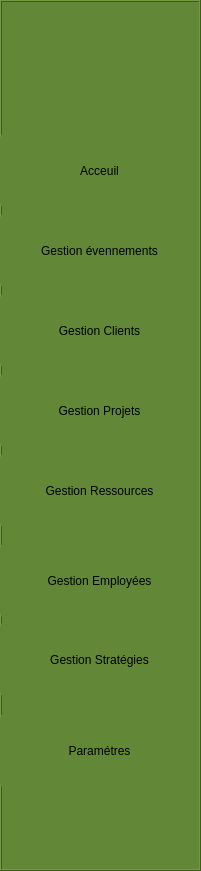
   <widget class="QFrame" name="barreverticale">
    <property name="geometry">
     <rect>
      <x>0</x>
      <y>0</y>
      <width>201</width>
      <height>871</height>
     </rect>
    </property>
    <property name="palette">
     <palette>
      <active>
       <colorrole role="WindowText">
        <brush brushstyle="SolidPattern">
         <color alpha="255">
          <red>0</red>
          <green>0</green>
          <blue>0</blue>
         </color>
        </brush>
       </colorrole>
       <colorrole role="Button">
        <brush brushstyle="SolidPattern">
         <color alpha="255">
          <red>98</red>
          <green>135</green>
          <blue>55</blue>
         </color>
        </brush>
       </colorrole>
       <colorrole role="Light">
        <brush brushstyle="SolidPattern">
         <color alpha="255">
          <red>159</red>
          <green>207</green>
          <blue>54</blue>
         </color>
        </brush>
       </colorrole>
       <colorrole role="Midlight">
        <brush brushstyle="SolidPattern">
         <color alpha="255">
          <red>132</red>
          <green>172</green>
          <blue>45</blue>
         </color>
        </brush>
       </colorrole>
       <colorrole role="Dark">
        <brush brushstyle="SolidPattern">
         <color alpha="255">
          <red>53</red>
          <green>69</green>
          <blue>18</blue>
         </color>
        </brush>
       </colorrole>
       <colorrole role="Mid">
        <brush brushstyle="SolidPattern">
         <color alpha="255">
          <red>71</red>
          <green>92</green>
          <blue>24</blue>
         </color>
        </brush>
       </colorrole>
       <colorrole role="Text">
        <brush brushstyle="SolidPattern">
         <color alpha="255">
          <red>0</red>
          <green>0</green>
          <blue>0</blue>
         </color>
        </brush>
       </colorrole>
       <colorrole role="BrightText">
        <brush brushstyle="SolidPattern">
         <color alpha="255">
          <red>255</red>
          <green>255</green>
          <blue>255</blue>
         </color>
        </brush>
       </colorrole>
       <colorrole role="ButtonText">
        <brush brushstyle="SolidPattern">
         <color alpha="255">
          <red>0</red>
          <green>0</green>
          <blue>0</blue>
         </color>
        </brush>
       </colorrole>
       <colorrole role="Base">
        <brush brushstyle="SolidPattern">
         <color alpha="255">
          <red>98</red>
          <green>135</green>
          <blue>55</blue>
         </color>
        </brush>
       </colorrole>
       <colorrole role="Window">
        <brush brushstyle="SolidPattern">
         <color alpha="255">
          <red>98</red>
          <green>135</green>
          <blue>55</blue>
         </color>
        </brush>
       </colorrole>
       <colorrole role="Shadow">
        <brush brushstyle="SolidPattern">
         <color alpha="255">
          <red>0</red>
          <green>0</green>
          <blue>0</blue>
         </color>
        </brush>
       </colorrole>
       <colorrole role="AlternateBase">
        <brush brushstyle="SolidPattern">
         <color alpha="255">
          <red>180</red>
          <green>196</green>
          <blue>145</blue>
         </color>
        </brush>
       </colorrole>
       <colorrole role="ToolTipBase">
        <brush brushstyle="SolidPattern">
         <color alpha="255">
          <red>255</red>
          <green>255</green>
          <blue>220</blue>
         </color>
        </brush>
       </colorrole>
       <colorrole role="ToolTipText">
        <brush brushstyle="SolidPattern">
         <color alpha="255">
          <red>0</red>
          <green>0</green>
          <blue>0</blue>
         </color>
        </brush>
       </colorrole>
       <colorrole role="PlaceholderText">
        <brush brushstyle="SolidPattern">
         <color alpha="127">
          <red>0</red>
          <green>0</green>
          <blue>0</blue>
         </color>
        </brush>
       </colorrole>
       <colorrole role="Accent">
        <brush brushstyle="SolidPattern">
         <color alpha="255">
          <red>255</red>
          <green>255</green>
          <blue>255</blue>
         </color>
        </brush>
       </colorrole>
      </active>
      <inactive>
       <colorrole role="WindowText">
        <brush brushstyle="SolidPattern">
         <color alpha="255">
          <red>0</red>
          <green>0</green>
          <blue>0</blue>
         </color>
        </brush>
       </colorrole>
       <colorrole role="Button">
        <brush brushstyle="SolidPattern">
         <color alpha="255">
          <red>98</red>
          <green>135</green>
          <blue>55</blue>
         </color>
        </brush>
       </colorrole>
       <colorrole role="Light">
        <brush brushstyle="SolidPattern">
         <color alpha="255">
          <red>159</red>
          <green>207</green>
          <blue>54</blue>
         </color>
        </brush>
       </colorrole>
       <colorrole role="Midlight">
        <brush brushstyle="SolidPattern">
         <color alpha="255">
          <red>132</red>
          <green>172</green>
          <blue>45</blue>
         </color>
        </brush>
       </colorrole>
       <colorrole role="Dark">
        <brush brushstyle="SolidPattern">
         <color alpha="255">
          <red>53</red>
          <green>69</green>
          <blue>18</blue>
         </color>
        </brush>
       </colorrole>
       <colorrole role="Mid">
        <brush brushstyle="SolidPattern">
         <color alpha="255">
          <red>71</red>
          <green>92</green>
          <blue>24</blue>
         </color>
        </brush>
       </colorrole>
       <colorrole role="Text">
        <brush brushstyle="SolidPattern">
         <color alpha="255">
          <red>0</red>
          <green>0</green>
          <blue>0</blue>
         </color>
        </brush>
       </colorrole>
       <colorrole role="BrightText">
        <brush brushstyle="SolidPattern">
         <color alpha="255">
          <red>255</red>
          <green>255</green>
          <blue>255</blue>
         </color>
        </brush>
       </colorrole>
       <colorrole role="ButtonText">
        <brush brushstyle="SolidPattern">
         <color alpha="255">
          <red>0</red>
          <green>0</green>
          <blue>0</blue>
         </color>
        </brush>
       </colorrole>
       <colorrole role="Base">
        <brush brushstyle="SolidPattern">
         <color alpha="255">
          <red>98</red>
          <green>135</green>
          <blue>55</blue>
         </color>
        </brush>
       </colorrole>
       <colorrole role="Window">
        <brush brushstyle="SolidPattern">
         <color alpha="255">
          <red>98</red>
          <green>135</green>
          <blue>55</blue>
         </color>
        </brush>
       </colorrole>
       <colorrole role="Shadow">
        <brush brushstyle="SolidPattern">
         <color alpha="255">
          <red>0</red>
          <green>0</green>
          <blue>0</blue>
         </color>
        </brush>
       </colorrole>
       <colorrole role="AlternateBase">
        <brush brushstyle="SolidPattern">
         <color alpha="255">
          <red>180</red>
          <green>196</green>
          <blue>145</blue>
         </color>
        </brush>
       </colorrole>
       <colorrole role="ToolTipBase">
        <brush brushstyle="SolidPattern">
         <color alpha="255">
          <red>255</red>
          <green>255</green>
          <blue>220</blue>
         </color>
        </brush>
       </colorrole>
       <colorrole role="ToolTipText">
        <brush brushstyle="SolidPattern">
         <color alpha="255">
          <red>0</red>
          <green>0</green>
          <blue>0</blue>
         </color>
        </brush>
       </colorrole>
       <colorrole role="PlaceholderText">
        <brush brushstyle="SolidPattern">
         <color alpha="127">
          <red>0</red>
          <green>0</green>
          <blue>0</blue>
         </color>
        </brush>
       </colorrole>
       <colorrole role="Accent">
        <brush brushstyle="SolidPattern">
         <color alpha="255">
          <red>255</red>
          <green>255</green>
          <blue>255</blue>
         </color>
        </brush>
       </colorrole>
      </inactive>
      <disabled>
       <colorrole role="WindowText">
        <brush brushstyle="SolidPattern">
         <color alpha="255">
          <red>53</red>
          <green>69</green>
          <blue>18</blue>
         </color>
        </brush>
       </colorrole>
       <colorrole role="Button">
        <brush brushstyle="SolidPattern">
         <color alpha="255">
          <red>98</red>
          <green>135</green>
          <blue>55</blue>
         </color>
        </brush>
       </colorrole>
       <colorrole role="Light">
        <brush brushstyle="SolidPattern">
         <color alpha="255">
          <red>159</red>
          <green>207</green>
          <blue>54</blue>
         </color>
        </brush>
       </colorrole>
       <colorrole role="Midlight">
        <brush brushstyle="SolidPattern">
         <color alpha="255">
          <red>132</red>
          <green>172</green>
          <blue>45</blue>
         </color>
        </brush>
       </colorrole>
       <colorrole role="Dark">
        <brush brushstyle="SolidPattern">
         <color alpha="255">
          <red>53</red>
          <green>69</green>
          <blue>18</blue>
         </color>
        </brush>
       </colorrole>
       <colorrole role="Mid">
        <brush brushstyle="SolidPattern">
         <color alpha="255">
          <red>71</red>
          <green>92</green>
          <blue>24</blue>
         </color>
        </brush>
       </colorrole>
       <colorrole role="Text">
        <brush brushstyle="SolidPattern">
         <color alpha="255">
          <red>53</red>
          <green>69</green>
          <blue>18</blue>
         </color>
        </brush>
       </colorrole>
       <colorrole role="BrightText">
        <brush brushstyle="SolidPattern">
         <color alpha="255">
          <red>255</red>
          <green>255</green>
          <blue>255</blue>
         </color>
        </brush>
       </colorrole>
       <colorrole role="ButtonText">
        <brush brushstyle="SolidPattern">
         <color alpha="255">
          <red>53</red>
          <green>69</green>
          <blue>18</blue>
         </color>
        </brush>
       </colorrole>
       <colorrole role="Base">
        <brush brushstyle="SolidPattern">
         <color alpha="255">
          <red>98</red>
          <green>135</green>
          <blue>55</blue>
         </color>
        </brush>
       </colorrole>
       <colorrole role="Window">
        <brush brushstyle="SolidPattern">
         <color alpha="255">
          <red>98</red>
          <green>135</green>
          <blue>55</blue>
         </color>
        </brush>
       </colorrole>
       <colorrole role="Shadow">
        <brush brushstyle="SolidPattern">
         <color alpha="255">
          <red>0</red>
          <green>0</green>
          <blue>0</blue>
         </color>
        </brush>
       </colorrole>
       <colorrole role="AlternateBase">
        <brush brushstyle="SolidPattern">
         <color alpha="255">
          <red>106</red>
          <green>138</green>
          <blue>36</blue>
         </color>
        </brush>
       </colorrole>
       <colorrole role="ToolTipBase">
        <brush brushstyle="SolidPattern">
         <color alpha="255">
          <red>255</red>
          <green>255</green>
          <blue>220</blue>
         </color>
        </brush>
       </colorrole>
       <colorrole role="ToolTipText">
        <brush brushstyle="SolidPattern">
         <color alpha="255">
          <red>0</red>
          <green>0</green>
          <blue>0</blue>
         </color>
        </brush>
       </colorrole>
       <colorrole role="PlaceholderText">
        <brush brushstyle="SolidPattern">
         <color alpha="127">
          <red>53</red>
          <green>69</green>
          <blue>18</blue>
         </color>
        </brush>
       </colorrole>
       <colorrole role="Accent">
        <brush brushstyle="SolidPattern">
         <color alpha="255">
          <red>138</red>
          <green>179</green>
          <blue>47</blue>
         </color>
        </brush>
       </colorrole>
      </disabled>
     </palette>
    </property>
    <property name="mouseTracking">
     <bool>false</bool>
    </property>
    <property name="styleSheet">
     <string notr="true">background-color: rgb(98, 135, 55);
</string>
    </property>
    <property name="frameShape">
     <enum>QFrame::Shape::Box</enum>
    </property>
    <property name="frameShadow">
     <enum>QFrame::Shadow::Raised</enum>
    </property>
    <widget class="QLabel" name="label">
     <property name="geometry">
      <rect>
       <x>30</x>
       <y>10</y>
       <width>131</width>
       <height>111</height>
      </rect>
     </property>
     <property name="styleSheet">
      <string notr="true">image: url(:/res/prof.png);</string>
     </property>
     <property name="text">
      <string/>
     </property>
    </widget>
    <widget class="QPushButton" name="GestionEvenementsButton">
     <property name="geometry">
      <rect>
       <x>0</x>
       <y>210</y>
       <width>199</width>
       <height>81</height>
      </rect>
     </property>
     <property name="styleSheet">
      <string notr="true">QPushButton {
background-color: rgb(98, 135, 55);
font: 10pt &quot;Sylfaen&quot;;
border-radius: 10px;
}
QPushButton:hover {
background-color: #7E9C5A;
}</string>
     </property>
     <property name="text">
      <string>Gestion évennements</string>
     </property>
    </widget>
    <widget class="QPushButton" name="gestionClientsButton">
     <property name="geometry">
      <rect>
       <x>0</x>
       <y>290</y>
       <width>199</width>
       <height>81</height>
      </rect>
     </property>
     <property name="styleSheet">
      <string notr="true">QPushButton {
background-color: rgb(98, 135, 55);
font: 10pt &quot;Sylfaen&quot;;
border-radius: 10px;
}
QPushButton:hover {
background-color: #7E9C5A;
}</string>
     </property>
     <property name="text">
      <string>Gestion Clients</string>
     </property>
    </widget>
    <widget class="QPushButton" name="GestionProjetsButton">
     <property name="geometry">
      <rect>
       <x>0</x>
       <y>370</y>
       <width>199</width>
       <height>81</height>
      </rect>
     </property>
     <property name="styleSheet">
      <string notr="true">QPushButton {
background-color: rgb(98, 135, 55);
font: 10pt &quot;Sylfaen&quot;;
border-radius: 10px;
}
QPushButton:hover {
background-color: #7E9C5A;
}</string>
     </property>
     <property name="text">
      <string>Gestion Projets</string>
     </property>
    </widget>
    <widget class="QPushButton" name="GestionRessourcesButton">
     <property name="geometry">
      <rect>
       <x>0</x>
       <y>450</y>
       <width>199</width>
       <height>81</height>
      </rect>
     </property>
     <property name="styleSheet">
      <string notr="true">QPushButton {
background-color: rgb(98, 135, 55);
font: 10pt &quot;Sylfaen&quot;;
border-radius: 10px;
}
QPushButton:hover {
background-color: #7E9C5A;
}</string>
     </property>
     <property name="text">
      <string>Gestion Ressources</string>
     </property>
    </widget>
    <widget class="QPushButton" name="GestionStrategiesButton">
     <property name="geometry">
      <rect>
       <x>0</x>
       <y>619</y>
       <width>199</width>
       <height>81</height>
      </rect>
     </property>
     <property name="styleSheet">
      <string notr="true">QPushButton {
background-color: rgb(98, 135, 55);
font: 10pt &quot;Sylfaen&quot;;
border-radius: 10px;
}
QPushButton:hover {
background-color: #7E9C5A;
}</string>
     </property>
     <property name="text">
      <string>Gestion Stratégies</string>
     </property>
    </widget>
    <widget class="QPushButton" name="GestionEmployeesButton">
     <property name="geometry">
      <rect>
       <x>0</x>
       <y>540</y>
       <width>199</width>
       <height>81</height>
      </rect>
     </property>
     <property name="styleSheet">
      <string notr="true">QPushButton {
background-color: rgb(98, 135, 55);
font: 10pt &quot;Sylfaen&quot;;
border-radius: 10px;
}
QPushButton:hover {
background-color: #7E9C5A;
}</string>
     </property>
     <property name="text">
      <string>Gestion Employées</string>
     </property>
    </widget>
    <widget class="QPushButton" name="GestionParamtresButton">
     <property name="geometry">
      <rect>
       <x>0</x>
       <y>710</y>
       <width>199</width>
       <height>81</height>
      </rect>
     </property>
     <property name="styleSheet">
      <string notr="true">QPushButton {
background-color: rgb(98, 135, 55);
font: 10pt &quot;Sylfaen&quot;;
border-radius: 10px;
}
QPushButton:hover {
background-color: #7E9C5A;
}</string>
     </property>
     <property name="text">
      <string>Paramétres</string>
     </property>
    </widget>
    <widget class="QPushButton" name="GestionParamtresButton_2">
     <property name="geometry">
      <rect>
       <x>0</x>
       <y>130</y>
       <width>199</width>
       <height>81</height>
      </rect>
     </property>
     <property name="styleSheet">
      <string notr="true">QPushButton {
background-color: rgb(98, 135, 55);
font: 10pt &quot;Sylfaen&quot;;
border-radius: 10px;
}
QPushButton:hover {
background-color: #7E9C5A;
}</string>
     </property>
     <property name="text">
      <string>Acceuil</string>
     </property>
    </widget>
   </widget>
